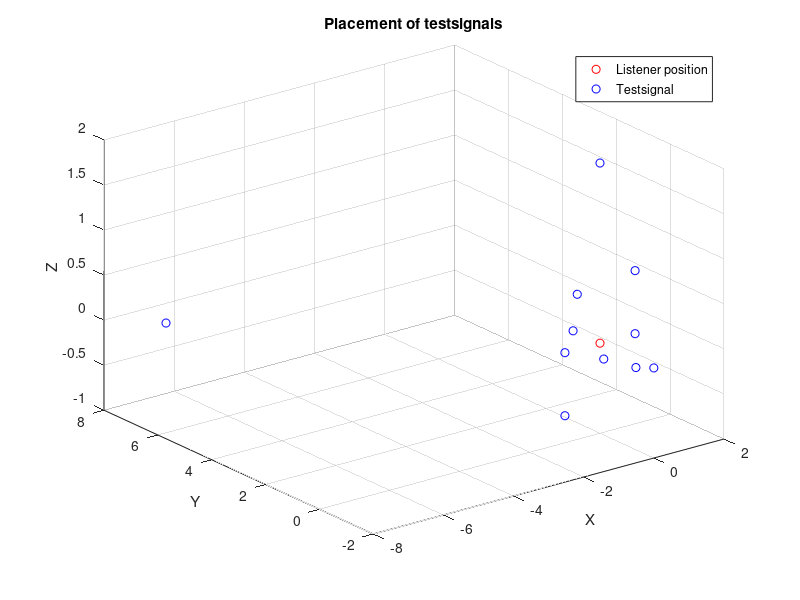
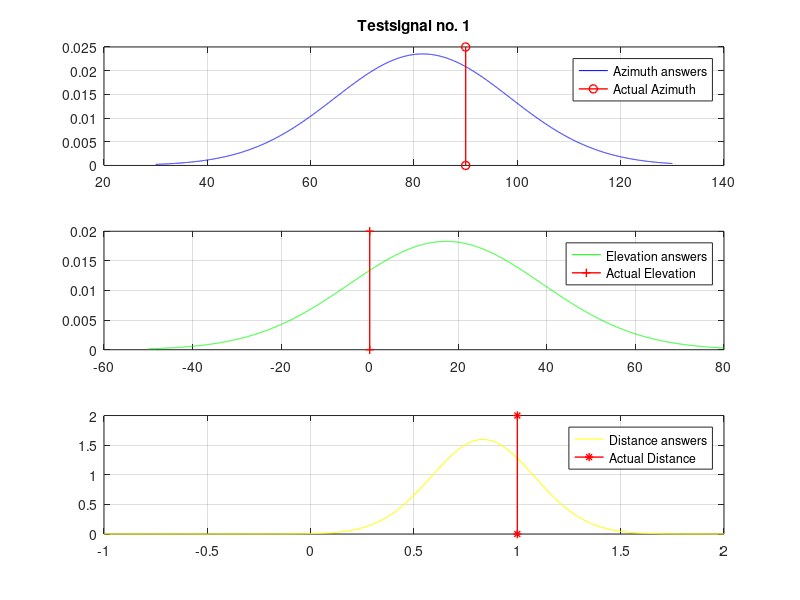
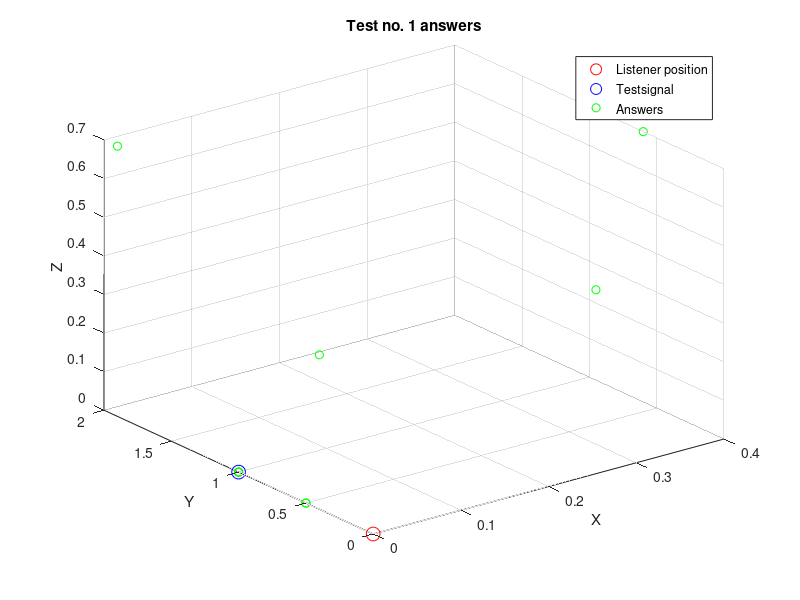
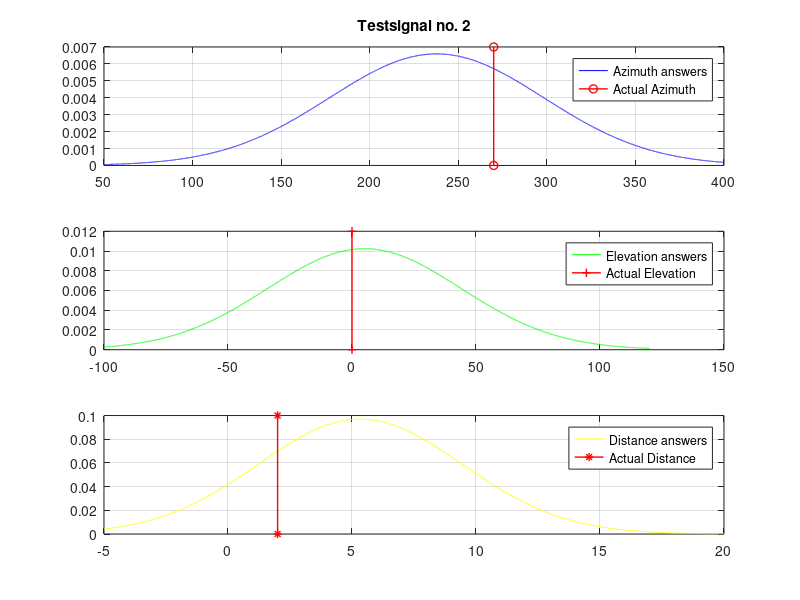

MATLAB code for these plots, in order:
close all, clear all, clc
A = [1 0 0;
    0 1 0;
    0 -2 0;
    -1 0 0;
    -1 0 -0.7;
    1 0 0.7;
    1.5 2.8 0;
    -0.2 -0.4 -0.1;
    1.1 0.1 -0.4;
    0 0 2;
    -7 7 0]

A2 = [0 0 1;
    90 0 1;
    270 0 2;
    180 0 1;
    180 -30 1;
    0 30 1;
    60 10 3;
    240 -10 0.5;
    5 -20 1.1;
    0 0 2;
    135 0 9.8];

figure()
plot3(0,0,0,'r o')
title('Placement of testsignals')
hold on
xlabel('X');
ylabel('Y');
zlabel('Z');
plot3(A(:,1),A(:,2),A(:,3),'b o')
grid on
legend('Listener position','Testsignal')

%% Test 1
%close all
j=2;
T1 = [0.3 0.3 0.4;
    0 1 0;
    0 1 0;
    0 0.5 0;
    0 1.9 0.7;
    0.4 0.6 0.7;
    0 0.4 0.4;
    0 1 0;
    0 0.5 0];

T2 = [45 45 0.5;
    90 0 1;
    90 0 1;
    90 0 1;
    90 20 1;
    60 45 1;
    90 45 0.5;
    90 0 1;
    90 0 0.5   ];

mu=mean(T2);
rho = std(T2);
x1=[30:.01:130];
x2=[-50:.01:80];
x3=[-1:.01:2];
normazi = normpdf(x1,mu(1),rho(1));
normele = normpdf(x2,mu(2),rho(2));
normdis = normpdf(x3,mu(3),rho(3));

figure()
subplot(3,1,1)
plot(x1,normazi,'b')
title('Testsignal no. 1')
grid on
hold on
(line([A2(j,1) A2(j,1)],get(gca,'ylim'),'Color','r','LineWidth',1,'Marker','o'))
legend('Azimuth answers','Actual Azimuth')%,'Elevation answers','Actual Elevation','Distance answers','Actual Distance')

subplot(3,1,2)
plot(x2,normele,'g')
grid on
hold on
(line([A2(j,2) A2(j,2)],get(gca,'ylim'),'Color','r','LineWidth',1,'Marker','+'))
legend('Elevation answers','Actual Elevation')%,'Distance answers','Actual Distance')

subplot(3,1,3)
plot(x3,normdis,'y')
hold on
(line([A2(j,3) A2(j,3)],get(gca,'ylim'),'Color','r','LineWidth',1,'Marker','*'))
grid on
legend('Distance answers','Actual Distance')


figure()
plot3(0,0,0,'r o','Markersize',10)
title('Test no. 1 answers')
hold on
xlabel('X');
ylabel('Y');
zlabel('Z');
plot3(A(2,1),A(2,2),A(2,3),'b o','Markersize',10)
grid on
plot3(T1(:,1),T1(:,2),T1(:,3),'g o')
legend('Listener position','Testsignal','Answers')

%% Test 2
%close all
j=3;
T1 = [0 -10 0;
    0 0.5 0;
    -5.8 -5.8 -5.7;
    -4.3 -4.3 -3.5;
    -0.4 -0.8 -0.5;
    -1.3 -3.5 -1.4;
    0 -7.1 7.1;
    0.9 -1.5 4.7;
    0 -0.4 0.4];

T2 = [270 0 10;
    90 0 0.5;
    225 -35 10;
    225 -30 7;
    240 -30 1;
    250 -20 4;
    270 45 10;
    300 70 5;
    270 45 0.5];

mu=mean(T2);
rho = std(T2);
x1=[50:.01:400];
x2=[-100:.01:120];
x3=[-5:.01:20];
normazi = normpdf(x1,mu(1),rho(1));
normele = normpdf(x2,mu(2),rho(2));
normdis = normpdf(x3,mu(3),rho(3));

figure()
subplot(3,1,1)
plot(x1,normazi,'b')
title('Testsignal no. 2')
grid on
hold on
(line([A2(j,1) A2(j,1)],get(gca,'ylim'),'Color','r','LineWidth',1,'Marker','o'))
legend('Azimuth answers','Actual Azimuth')%,'Elevation answers','Actual Elevation','Distance answers','Actual Distance')

subplot(3,1,2)
plot(x2,normele,'g')
grid on
hold on
(line([A2(j,2) A2(j,2)],get(gca,'ylim'),'Color','r','LineWidth',1,'Marker','+'))
legend('Elevation answers','Actual Elevation')%,'Distance answers','Actual Distance')

subplot(3,1,3)
plot(x3,normdis,'y')
hold on
(line([A2(j,3) A2(j,3)],get(gca,'ylim'),'Color','r','LineWidth',1,'Marker','*'))
grid on
legend('Distance answers','Actual Distance')

figure()
plot3(0,0,0,'r o','Markersize',10)
title('Test no. 2 answers')
hold on
xlabel('X');
ylabel('Y');
zlabel('Z');
plot3(A(j,1),A(j,2),A(j,3),'b o','Markersize',10)
grid on
plot3(T1(:,1),T1(:,2),T1(:,3),'g o')
legend('Listener position','Testsignal','Answers')

%% Test 3
%close all
j=4;
T1 = [1 0 0;
    0.5 0.5 0.7;
    1 0 0;
    1 0 0;
    1 0 0;
    0 0 1;
    1 0 0;
    1 0 0;
    0 0 5];

T2 = [0 0 1;
    45 45 1;
    0 0 1;
    0 0 1;
    0 0 1;
    0 90 1;
    0 0 1;
    0 0 1;
    270 90 5];

mu=mean(T2);
rho = std(T2);
x1=[-200:.01:300];
x2=[-80:.01:120];
x3=[-4:.01:8];
normazi = normpdf(x1,mu(1),rho(1));
normele = normpdf(x2,mu(2),rho(2));
normdis = normpdf(x3,mu(3),rho(3));

figure()
subplot(3,1,1)
plot(x1,normazi,'b')
title('Testsignal no. 3')
grid on
hold on
(line([A2(j,1) A2(j,1)],get(gca,'ylim'),'Color','r','LineWidth',1,'Marker','o'))
legend('Azimuth answers','Actual Azimuth')%,'Elevation answers','Actual Elevation','Distance answers','Actual Distance')

subplot(3,1,2)
plot(x2,normele,'g')
grid on
hold on
(line([A2(j,2) A2(j,2)],get(gca,'ylim'),'Color','r','LineWidth',1,'Marker','+'))
legend('Elevation answers','Actual Elevation')%,'Distance answers','Actual Distance')

subplot(3,1,3)
plot(x3,normdis,'y')
hold on
(line([A2(j,3) A2(j,3)],get(gca,'ylim'),'Color','r','LineWidth',1,'Marker','*'))
grid on
legend('Distance answers','Actual Distance')

figure()
plot3(0,0,0,'r o','Markersize',10)
title('Test no. 3 answers')
hold on
xlabel('X');
ylabel('Y');
zlabel('Z');
plot3(A(j,1),A(j,2),A(j,3),'b o','Markersize',10)
grid on
plot3(T1(:,1),T1(:,2),T1(:,3),'g o')
legend('Listener position','Testsignal','Answers')

%% Test 4
%close all
j=5;
T1 = [0.7 0 0.7;
    0.4 0 0.4;
    1 0 0;
    -1 0 0;
    4 0 0.3;
    0.6 -.4 .7;
    1 0 0;
    1 0 0;
    0 0 5];

T2 = [0 45 1;
    0 45 0.5;
    0 0 1;
    180 0 1;
    0 5 4;
    330 45 1;
    0 0 1;
    0 0 1;
    270 90 5];

mu=mean(T2);
rho = std(T2);
x1=[-200:.01:400];
x2=[-80:.01:150];
x3=[-4:.01:8];
normazi = normpdf(x1,mu(1),rho(1));
normele = normpdf(x2,mu(2),rho(2));
normdis = normpdf(x3,mu(3),rho(3));

figure()
subplot(3,1,1)
plot(x1,normazi,'b')
title('Testsignal no. 4')
grid on
hold on
(line([A2(j,1) A2(j,1)],get(gca,'ylim'),'Color','r','LineWidth',1,'Marker','o'))
legend('Azimuth answers','Actual Azimuth')%,'Elevation answers','Actual Elevation','Distance answers','Actual Distance')

subplot(3,1,2)
plot(x2,normele,'g')
grid on
hold on
(line([A2(j,2) A2(j,2)],get(gca,'ylim'),'Color','r','LineWidth',1,'Marker','+'))
legend('Elevation answers','Actual Elevation')%,'Distance answers','Actual Distance')

subplot(3,1,3)
plot(x3,normdis,'y')
hold on
(line([A2(j,3) A2(j,3)],get(gca,'ylim'),'Color','r','LineWidth',1,'Marker','*'))
grid on
legend('Distance answers','Actual Distance')

figure()
plot3(0,0,0,'r o','Markersize',10)
title('Test no. 4 answers')
hold on
xlabel('X');
ylabel('Y');
zlabel('Z');
plot3(A(j,1),A(j,2),A(j,3),'b o','Markersize',10)
grid on
plot3(T1(:,1),T1(:,2),T1(:,3),'g o')
legend('Listener position','Testsignal','Answers')

%% Test 5
%close all
j=6;
T1 = [-.7 0 .7;
    1.9 0 -1.6;
    1 0 0;
    2.5 -1.4 0.8;
    2.6 1.5 0.5;
    -0.5 -0.5 0.7;
    0.5 0 0;
    -1.7 0 4.7;
    0 0 5];


T2 = [180 45 1;
    0 -40 2.5;
    0 0 1;
    330 15 3;
    30 10 3;
    225 45 1;
    0 0 0.5;
    180 70 5;
    270 90 5];

mu=mean(T2);
rho = std(T2);
x1=[-200:.01:400];
x2=[-80:.01:150];
x3=[-3:.01:8];
normazi = normpdf(x1,mu(1),rho(1));
normele = normpdf(x2,mu(2),rho(2));
normdis = normpdf(x3,mu(3),rho(3));

figure()
subplot(3,1,1)
plot(x1,normazi,'b')
title('Testsignal no. 5')
grid on
hold on
(line([A2(j,1) A2(j,1)],get(gca,'ylim'),'Color','r','LineWidth',1,'Marker','o'))
legend('Azimuth answers','Actual Azimuth')%,'Elevation answers','Actual Elevation','Distance answers','Actual Distance')

subplot(3,1,2)
plot(x2,normele,'g')
grid on
hold on
(line([A2(j,2) A2(j,2)],get(gca,'ylim'),'Color','r','LineWidth',1,'Marker','+'))
legend('Elevation answers','Actual Elevation')%,'Distance answers','Actual Distance')

subplot(3,1,3)
plot(x3,normdis,'y')
hold on
(line([A2(j,3) A2(j,3)],get(gca,'ylim'),'Color','r','LineWidth',1,'Marker','*'))
grid on
legend('Distance answers','Actual Distance')


figure()
plot3(0,0,0,'r o','Markersize',10)
title('Test no. 5 answers')
hold on
xlabel('X');
ylabel('Y');
zlabel('Z');
plot3(A(j,1),A(j,2),A(j,3),'b o','Markersize',10)
grid on
plot3(T1(:,1),T1(:,2),T1(:,3),'g o')
legend('Listener position','Testsignal','Answers')

%% Test 6
%close all
j=7;
T1 = [-3.2 1.5 3.5;
    0 7.1 7.1;
    0 5 0;
    0 7.7 -6.4;
    0 8 0;
    -1.5 1.5 -1.3;
    0 10 0;
    -1.6 9.3 -3.4;
    0 5 0];


T2 = [155 45 5;
    90 45 10;
    90 0 5;
    90 -40 10;
    90 0 8;
    135 -30 2.5;
    90 0 10; 
    100 -20 10;
    90 0 5];

mu=mean(T2);
rho = std(T2);
x1=[30:.01:200];
x2=[-100:.01:80];
x3=[-1:.01:15];
normazi = normpdf(x1,mu(1),rho(1));
normele = normpdf(x2,mu(2),rho(2));
normdis = normpdf(x3,mu(3),rho(3));

figure()
subplot(3,1,1)
plot(x1,normazi,'b')
title('Testsignal no. 6')
grid on
hold on
(line([A2(j,1) A2(j,1)],get(gca,'ylim'),'Color','r','LineWidth',1,'Marker','o'))
legend('Azimuth answers','Actual Azimuth')%,'Elevation answers','Actual Elevation','Distance answers','Actual Distance')

subplot(3,1,2)
plot(x2,normele,'g')
grid on
hold on
(line([A2(j,2) A2(j,2)],get(gca,'ylim'),'Color','r','LineWidth',1,'Marker','+'))
legend('Elevation answers','Actual Elevation')%,'Distance answers','Actual Distance')

subplot(3,1,3)
plot(x3,normdis,'y')
hold on
(line([A2(j,3) A2(j,3)],get(gca,'ylim'),'Color','r','LineWidth',1,'Marker','*'))
grid on
legend('Distance answers','Actual Distance')


figure()
plot3(0,0,0,'r o','Markersize',10)
title('Test no. 6 answers')
hold on
xlabel('X');
ylabel('Y');
zlabel('Z');
plot3(A(j,1),A(j,2),A(j,3),'b o','Markersize',10)
grid on
plot3(T1(:,1),T1(:,2),T1(:,3),'g o')
legend('Listener position','Testsignal','Answers')

%% Test 7
%close all
j=8;
T1 = [0 -.4 .4;
    0 -5 0;
    -2.7 -2.7 -3.2;
    0.9 -4.9 0;
    -0.3 -0.4 0;
    -0.3 -0.4 0;
    0.1 -0.4 0.3;
    0 -0.9 0.3;
    0 0 5];


T2 = [270 45 0.5;
    270 0 5;
    225 -40 5;
    280 0 5;
    240 0 0.5;
    235 0 0.5;
    290 30 0.5;
    270 20 1;
    270 90 0.5];

mu=mean(T2);
rho = std(T2);
x1=[150:.01:350];
x2=[-80:.01:120];
x3=[-5:.01:10];
normazi = normpdf(x1,mu(1),rho(1));
normele = normpdf(x2,mu(2),rho(2));
normdis = normpdf(x3,mu(3),rho(3));

figure()
subplot(3,1,1)
plot(x1,normazi,'b')
title('Testsignal no. 7')
grid on
hold on
(line([A2(j,1) A2(j,1)],get(gca,'ylim'),'Color','r','LineWidth',1,'Marker','o'))
legend('Azimuth answers','Actual Azimuth')%,'Elevation answers','Actual Elevation','Distance answers','Actual Distance')

subplot(3,1,2)
plot(x2,normele,'g')
grid on
hold on
(line([A2(j,2) A2(j,2)],get(gca,'ylim'),'Color','r','LineWidth',1,'Marker','+'))
legend('Elevation answers','Actual Elevation')%,'Distance answers','Actual Distance')

subplot(3,1,3)
plot(x3,normdis,'y')
hold on
(line([A2(j,3) A2(j,3)],get(gca,'ylim'),'Color','r','LineWidth',1,'Marker','*'))
grid on
legend('Distance answers','Actual Distance')


figure()
plot3(0,0,0,'r o','Markersize',10)
title('Test no. 7 answers')
hold on
xlabel('X');
ylabel('Y');
zlabel('Z');
plot3(A(j,1),A(j,2),A(j,3),'b o','Markersize',10)
grid on
plot3(T1(:,1),T1(:,2),T1(:,3),'g o')
legend('Listener position','Testsignal','Answers')

%% Test 8 
%close all
j=9;
T1 = [5 0 0;
    5 0 0;
    -2.9 2.9 -2.9;
    -1.3 1.3 -.7;
    0.8 1.4 1.1;
    0 0 1;
    1 0 0;
    4.9 0 0.9;
    0 0 5];


T2 = [0 0 5;
    0 0 5;
    135 -35 5;
    135 -20 2;
    60 35 2;
    0 90 1;
    0 0 1;
    0 10 5;
    270 90 5];

mu=mean(T2);
rho = std(T2);
x1=[-100:.01:300];
x2=[-80:.01:120];
x3=[-1:.01:10];
normazi = normpdf(x1,mu(1),rho(1));
normele = normpdf(x2,mu(2),rho(2));
normdis = normpdf(x3,mu(3),rho(3));

figure()
subplot(3,1,1)
plot(x1,normazi,'b')
title('Testsignal no. 8')
grid on
hold on
(line([A2(j,1) A2(j,1)],get(gca,'ylim'),'Color','r','LineWidth',1,'Marker','o'))
legend('Azimuth answers','Actual Azimuth')%,'Elevation answers','Actual Elevation','Distance answers','Actual Distance')

subplot(3,1,2)
plot(x2,normele,'g')
grid on
hold on
(line([A2(j,2) A2(j,2)],get(gca,'ylim'),'Color','r','LineWidth',1,'Marker','+'))
legend('Elevation answers','Actual Elevation')%,'Distance answers','Actual Distance')

subplot(3,1,3)
plot(x3,normdis,'y')
hold on
(line([A2(j,3) A2(j,3)],get(gca,'ylim'),'Color','r','LineWidth',1,'Marker','*'))
grid on
legend('Distance answers','Actual Distance')

figure()
plot3(0,0,0,'r o','Markersize',10)
title('Test no. 8 answers')
hold on
xlabel('X');
ylabel('Y');
zlabel('Z');
plot3(A(j,1),A(j,2),A(j,3),'b o','Markersize',10)
grid on
plot3(T1(:,1),T1(:,2),T1(:,3),'g o')
legend('Listener position','Testsignal','Answers')

%% Test 9
%close all
j=10;
T1 = [-5 0 0;
    7.7 0 -6.4;
    0 -10 0;
    -4.4 1.6 -1.7;
    3.1 -3.1 -2.5;
    -1.4 1.4 0;
    5.6 0 2.1;
    -6.6 0 -2.4;
    270 0 1];


T2 = [180 0 5;
    0 -40 10;
    270 0 10;
    160 -20 5;
    315 -30 5;
    135 0 2;
    0 20 6;
    180 -20 7;
    270 0 1];

mu=mean(T2);
rho = std(T2);
x1=[-60:.01:360];
x2=[-60:.01:40];
x3=[-1:.01:15];
normazi = normpdf(x1,mu(1),rho(1));
normele = normpdf(x2,mu(2),rho(2));
normdis = normpdf(x3,mu(3),rho(3));

figure()
subplot(3,1,1)
plot(x1,normazi,'b')
title('Testsignal no. 9')
grid on
hold on
(line([A2(j,1) A2(j,1)],get(gca,'ylim'),'Color','r','LineWidth',1,'Marker','o'))
legend('Azimuth answers','Actual Azimuth')%,'Elevation answers','Actual Elevation','Distance answers','Actual Distance')

subplot(3,1,2)
plot(x2,normele,'g')
grid on
hold on
(line([A2(j,2) A2(j,2)],get(gca,'ylim'),'Color','r','LineWidth',1,'Marker','+'))
legend('Elevation answers','Actual Elevation')%,'Distance answers','Actual Distance')

subplot(3,1,3)
plot(x3,normdis,'y')
hold on
(line([A2(j,3) A2(j,3)],get(gca,'ylim'),'Color','r','LineWidth',1,'Marker','*'))
grid on
legend('Distance answers','Actual Distance')

figure()
plot3(0,0,0,'r o','Markersize',10)
title('Test no. 9 answers')
hold on
xlabel('X');
ylabel('Y');
zlabel('Z');
plot3(A(j,1),A(j,2),A(j,3),'b o','Markersize',10)
grid on
plot3(T1(:,1),T1(:,2),T1(:,3),'g o')
legend('Listener position','Testsignal','Answers')

%% Test 10
%close all
j=11;
T1 = [10 0 0;
    0 -9.8 1.7;
    -5.4 5.4 -6.4;
    -7.2 2.6 -6.4;
    3.8 6.6 -6.4;
    -5.3 5.3 -2.7;
    -1.5 8.5 5;
    2.8 2 9.4;
    0.9 4.9 0];


T2 = [0 0 10;
    270 10 10;
    135 -40 10;
    160 -40 10;
    60 -40 10;
    135 -20 8;
    100 30 10; 
    35 70 10;
    80 0 5];

mu=mean(T2);
rho = std(T2);
x1=[-100:.01:250];
x2=[-80:.01:80];
x3=[4:.01:14];
normazi = normpdf(x1,mu(1),rho(1));
normele = normpdf(x2,mu(2),rho(2));
normdis = normpdf(x3,mu(3),rho(3));

figure()
subplot(3,1,1)
plot(x1,normazi,'b')
title('Testsignal no. 10')
grid on
hold on
(line([A2(j,1) A2(j,1)],get(gca,'ylim'),'Color','r','LineWidth',1,'Marker','o'))
legend('Azimuth answers','Actual Azimuth')%,'Elevation answers','Actual Elevation','Distance answers','Actual Distance')

subplot(3,1,2)
plot(x2,normele,'g')
grid on
hold on
(line([A2(j,2) A2(j,2)],get(gca,'ylim'),'Color','r','LineWidth',1,'Marker','+'))
legend('Elevation answers','Actual Elevation')%,'Distance answers','Actual Distance')

subplot(3,1,3)
plot(x3,normdis,'y')
hold on
(line([A2(j,3) A2(j,3)],get(gca,'ylim'),'Color','r','LineWidth',1,'Marker','*'))
grid on
legend('Distance answers','Actual Distance')

figure()
plot3(0,0,0,'r o','Markersize',10)
title('Test no. 10 answers')
hold on
xlabel('X');
ylabel('Y');
zlabel('Z');
plot3(A(j,1),A(j,2),A(j,3),'b o','Markersize',10)
grid on
plot3(T1(:,1),T1(:,2),T1(:,3),'g o')
legend('Listener position','Testsignal','Answers')
